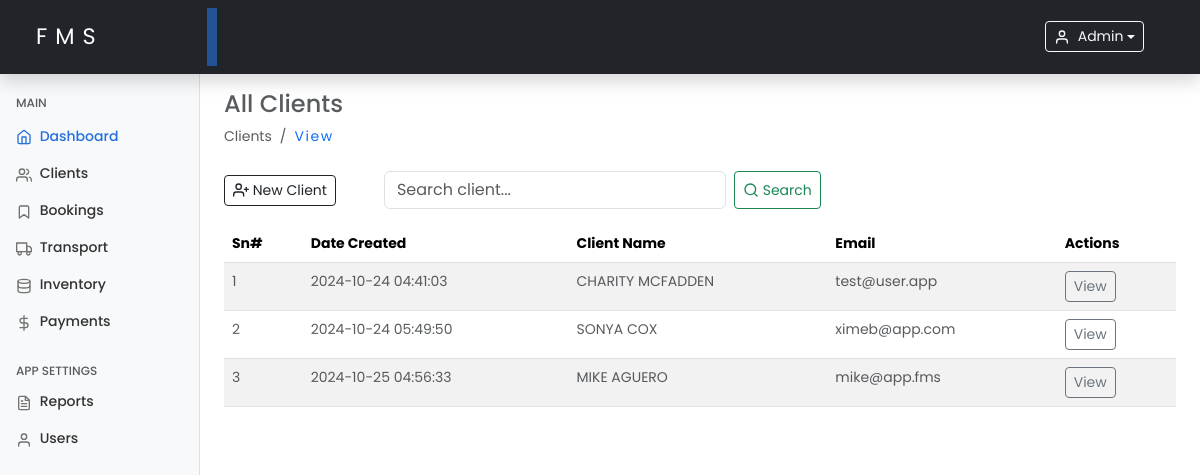
/clients.php (signed in), run on an earlier commit of the app's database.
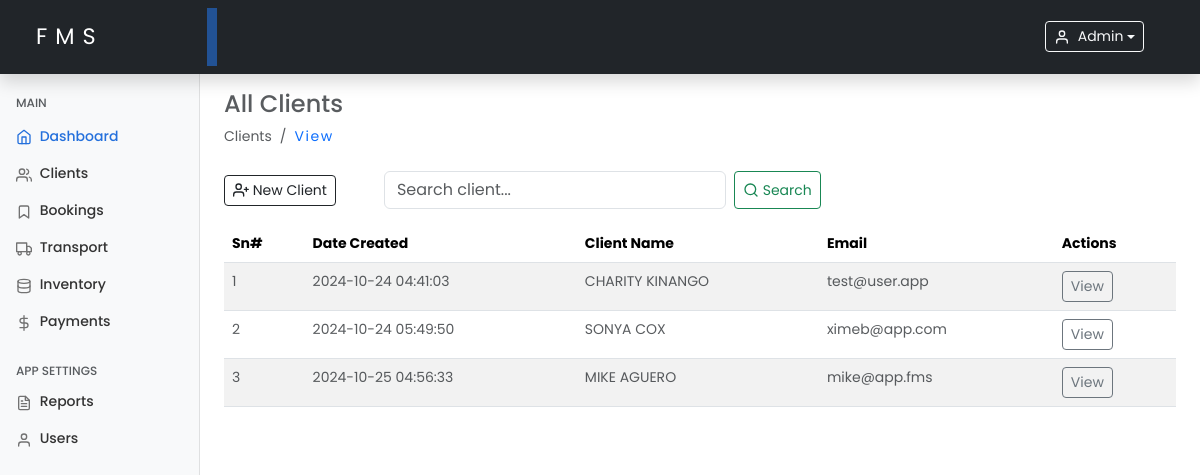
And on a later commit of the database.
### tables this page shows
CREATE TABLE `clients` (
  `id` int(11) NOT NULL,
  `client_name` varchar(100) NOT NULL,
  `client_phone` varchar(20) NOT NULL,
  `client_email` varchar(100) DEFAULT NULL,
  `client_address` varchar(255) DEFAULT NULL,
  `deceased_name` varchar(100) NOT NULL,
  `deceased_age` int(3) NOT NULL,
  `deceased_date_of_death` date NOT NULL,
  `deceased_cause` enum('natural','sickness','accident','other') NOT NULL,
  `deceased_gender` enum('male','female','other') NOT NULL,
  `created_at` timestamp NOT NULL DEFAULT current_timestamp(),
  `updated_at` timestamp NOT NULL DEFAULT current_timestamp() ON UPDATE current_timestamp()
);

### includes/functions.php (called while the page is built, shortened)
<?php
require_once 'config.php';
function getClients()
{
    global $conn;
    $clients = [];
    $sql = "SELECT * FROM clients";
    $result = $conn->query($sql);
    if ($result->num_rows > 0) {
        while ($row = $result->fetch_assoc()) {
            $clients[] = $row;
        }
    }
    return $clients;
}

### clients.php (the view, shortened to what this page needs)
<?php
include 'includes/functions.php';
$clients = getClients();
include './includes/header.php';
include './includes/sidebar.php';
?>
<main class="col-md-9 ms-sm-auto col-lg-10 px-md-4 mt-2">
    <h4 class="text-muted text-capitalize mt-2">all clients</h4>
    <ol class="breadcrumb mb-2">
        <li class="breadcrumb-item active">Clients</li>
        <li class="breadcrumb-item">
            <a class="text-decoration-none hover-underline" href="./clients.php">View</a>
        </li>
    </ol>
    <div class="d-flex justify-content-start flex-wrap flex-md-nowrap align-items-center pt-3 pb-2 mb-2 border-bottom-none">
        <button type="button" class="btn btn-sm btn-outline-dark me-5 d-flex align-items-center" data-bs-toggle="modal" data-bs-target="#exampleModal">
            <span data-feather="user-plus"></span>&nbsp;New Client
        </button>
        <form class="d-flex" onsubmit="return false;">
            <input class="form-control me-2" type="search" id="searchInput" placeholder="Search client..." aria-label="Search" required>
            <button class="btn btn-sm btn-outline-success d-flex align-items-center" id="searchButton" type="button">
                <span data-feather="search"></span>&nbsp;Search
            </button>
        </form>
    </div>
    <table class="table table-striped" id="clientsTable">
        <thead>
            <tr>
                <th>Sn#</th>
                <th>Date Created</th>
                <th>Client Name</th>
                <th>Email</th>
                <th>Actions</th>
            </tr>
        </thead>
        <tbody>
            <?php if (empty($clients)): ?>
                <tr>
                    <td colspan="5" class="text-center text-danger">
                        <strong>Ooops! No clients found.</strong>
                    </td>
                </tr>
            <?php else: ?>
                <?php foreach ($clients as $index => $client): ?>
                    <tr>
                        <td class="text-muted"><?php echo $index + 1; ?></td>
                        <td class="text-muted"><?php echo htmlspecialchars($client['created_at']); ?></td>
                        <td class="text-muted text-uppercase"><?php echo htmlspecialchars($client['client_name']); ?></td>
                        <td class="text-muted"><?php echo htmlspecialchars($client['client_email']); ?></td>
                        <td>
                            <a class="btn btn-sm btn-outline-secondary" href="viewClient.php?id=<?php echo $client['id']; ?>" class="btn btn-sm btn-success btn-sm">View</a>
                        </td>
                    </tr>
                <?php endforeach; ?>
            <?php endif; ?>
        </tbody>
    </table>
</main>
<?php include './includes/footer.php'; ?>

What changed in the data, as far as the page shows it:
changed clients "test@user.app": client_name "CHARITY MCFADDEN" → "CHARITY KINANGO"
